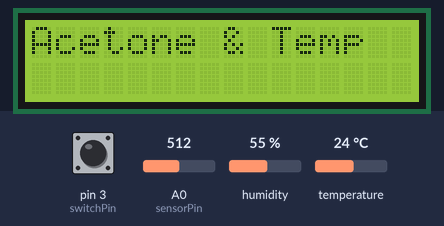
Recording of a sketch running on a simulated Arduino Uno, built with avr-gcc and run on an emulated ATmega328P. Shown: 16×2 character LCD. Inputs (shaded band) come from the test bench; at power-on: pin 3 (switchPin) HIGH, A0 (sensorPin) = 512, humidity 55 %, temperature 24 °C. What the sketch prints to the serial monitor is not drawn.

Above: at 3.2 s.
3.3 s: pin 3 (switchPin) pulled LOW for 0.15 s
At 4.3 s:
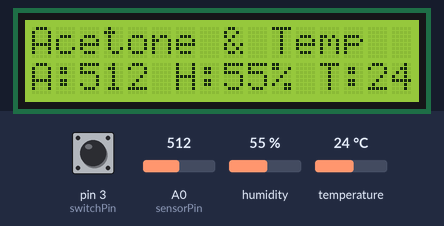
4.9 s: A0 (sensorPin) set to 106
At 6.1 s:
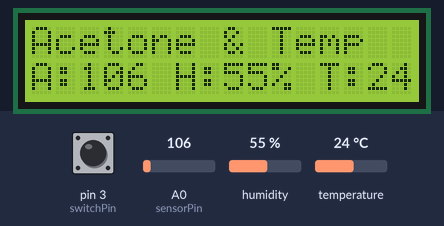
6.4 s: A0 (sensorPin) set to 92
At 7.3 s:
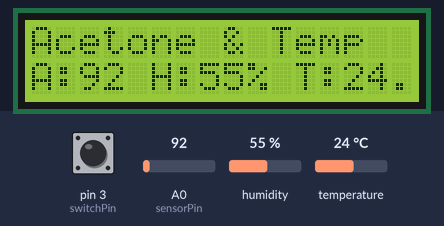
7.9 s: humidity set to 22 %
At 10.0 s:
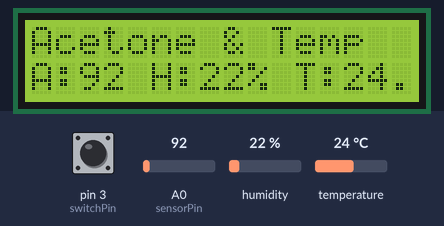
10.9 s: temperature set to 12 °C
At 12.2 s:
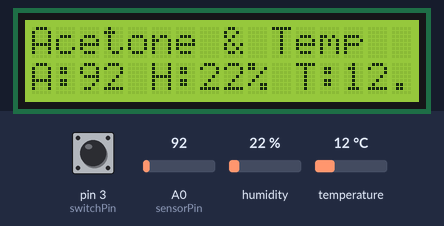
13.9 s: pin 3 (switchPin) pulled LOW for 1 s
Timing chart, 0 to 16.9 s (numbered marks = the images above; inputs shaded):
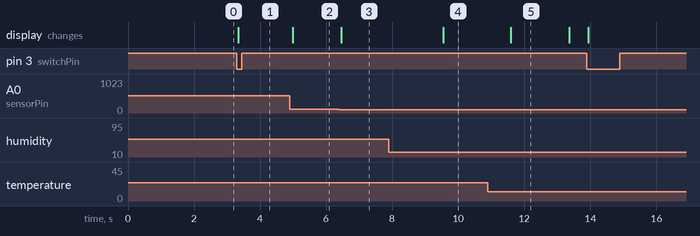

The sketch:

Code_Diabetic.ino
```cpp
#include <Wire.h>
#include <LiquidCrystal_I2C.h>
#include <DHT.h>

// Pin definitions
const int sensorPin = A0;          // Analog pin connected to TGS 1820 sensor output
const int switchPin = 3;           // Digital pin connected to the 2-pin micro switch

#define DHTPIN 2
#define DHTTYPE DHT11

LiquidCrystal_I2C lcd(0x27, 16, 2);

DHT dht(DHTPIN, DHTTYPE);

unsigned long displayStartTime = 0;
const unsigned long displayDuration = 10000; // 10 seconds
bool displayActive = false;

void setup() {
    Serial.begin(9600);

    pinMode(switchPin, INPUT_PULLUP); // Use internal pull-up resistor

    lcd.begin();
    lcd.backlight();
    lcd.setCursor(0, 0);
    lcd.print("Acetone & Temp");

    dht.begin();

    delay(2000);
}

void loop() {
    // Read the micro switch state (active LOW when pressed)
    bool switchPressed = (digitalRead(switchPin) == LOW);

    if (switchPressed && !displayActive) {
        // Start displaying values for 10 seconds
        displayActive = true;
        displayStartTime = millis();
    }

    if (displayActive) {
        int sensorValue = analogRead(sensorPin);
        float humidity = dht.readHumidity();
        float temperature = dht.readTemperature();

        if (isnan(humidity) || isnan(temperature)) {
            Serial.println("Failed to read from DHT sensor!");
            delay(1000);
            return;
        }

        Serial.print("Raw Value: ");
        Serial.print(sensorValue);
        Serial.print(" | Humidity: ");
        Serial.print(humidity);
        Serial.print("% | Temperature: ");
        Serial.print(temperature);
        Serial.println("°C");

        lcd.setCursor(0, 1);
        lcd.print("A:");
        lcd.print(sensorValue);
        lcd.print(" H:");
        lcd.print(humidity, 0);
        lcd.print("% T:");
        lcd.print(temperature, 1);
        lcd.print("C  "); // Extra spaces to clear leftover chars

        // Check if 10 seconds have elapsed
        if (millis() - displayStartTime >= displayDuration) {
            displayActive = false;
            lcd.clear();
            lcd.setCursor(0,0);
            lcd.print("Acetone & Temp");
        }
    }
}
```

Measured:
- after the input at 3.3 s, the display: changes after 0.05 s (image 1)
- after the input at 4.9 s, the display: changes after 0.09 s (image 2)
- after the input at 6.4 s, the display: changes after 0.07 s (image 3)
- after the input at 7.9 s, the display: changes after 1.6 s (image 4)
- after the input at 10.9 s, the display: changes after 0.69 s (image 5)
- what the display in image 5 shows lasts 1.8 s, from 11.6 s to 13.4 s
